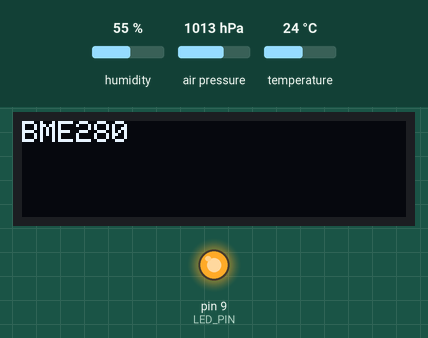
This program was run on a simulated Arduino Uno, built with avr-gcc and run on an emulated ATmega328P. Parts: 128×32 one-colour display, output pins drawn as LEDs (lit = HIGH). Wiring (inferred from the names in the program): SSD1306 OLED at I2C address 0x3C; BME280 sensor at I2C address 0x76. The test bench sets the inputs (shaded band); at power-on: air pressure 1013 hPa, temperature 24 °C, humidity 55 %. No radio packets arrive unless stated; what the program prints to the serial monitor is not drawn.

Above: at 1.5 s.
1.6 s: air pressure set to 952 hPa
At 7.7 s:
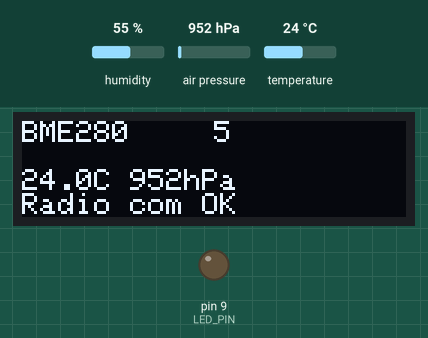
13.2 s: temperature set to 12 °C
At 16.2 s:
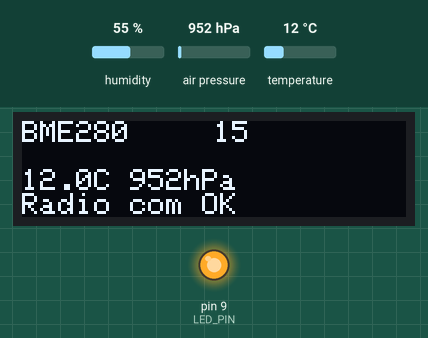
18.2 s: air pressure set to 975 hPa
At 22.9 s:
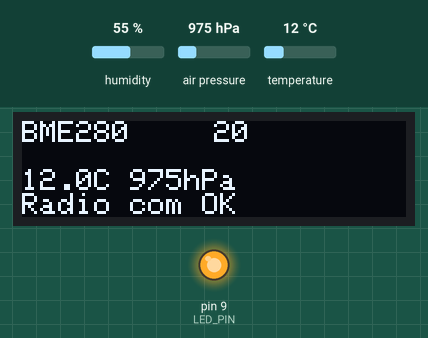
23.2 s: temperature set to 19 °C
At 27.6 s:
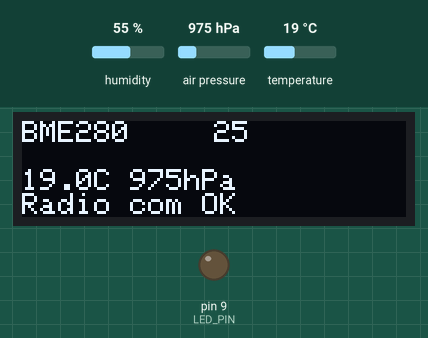
Timing chart, 0 to 29.1 s (numbered marks = the images above; inputs shaded):
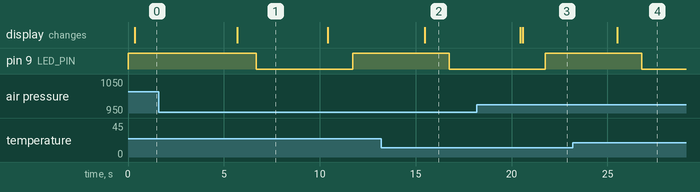

Measured:
- after the input at 13.2 s, the display: changes after 2.3 s (image 2)
- after the input at 18.2 s, the display: first differs from a run without the input after 2.4 s (image 3)
- after the input at 23.2 s, the display: changes after 2.3 s (image 4)
- what the display in image 1 shows lasts 4.7 s, from 5.7 s to 10.4 s

The program:

main.cpp
```cpp
#include <Arduino.h>

#include <RF24.h>
#include <SPI.h>

#include "BME280.h"
#include <SSD1306Display.h>
#include <millisec.h>
#include <stdlib.h>
#include <usart_serial.h>

#include <avr/io.h>

#define LED_DDR DDRB
#define LED_PORT PORTB
const int LED_PIN = PB1;       // PB1 leg 2 on chip
const uint8_t BUTTON_PIN = 16; // PC0 leg 21
int ledState = 1;              // ledState used to set the LED

unsigned long previousMillis = 0; // will store last time LED was updated

const unsigned long interval =
    5000; // interval at which to blink (milliseconds)

SSD1306Display display(128, 32);

#define pinCE 28           // PA2 "CE" du NRF24L01
#define pinCSN 26          // PA4 "CSN" du NRF24L01
RF24 radio(pinCE, pinCSN); // Instanciation du NRF24L01

volatile void USART_Data_received(uint8_t data, bool error) {
  // so far just echo it
  USART_WriteInt(data);
}

// Let these addresses be used for the pair
uint8_t address[][6] = { "1Node", "2Node" };
// It is very helpful to think of an address as a path instead of as
// an identifying device destination

// to use different addresses on a pair of radios, we need a variable to
// uniquely identify which address this radio will use to transmit
bool radioNumber = 1;  // 0 uses address[0] to transmit, 1 uses address[1] to transmit

char radiobuffer[16];

void setup() {
  LED_DDR |= (1 << LED_PIN);
  if (ledState) {
    LED_PORT |= (1 << LED_PIN);
  } else {
    LED_PORT &= ~(1 << LED_PIN);
  }
  pinMode(LED_PIN, OUTPUT);
  // digitalWrite(LED_PIN, ledState);

  // pinMode(BUTTON_PIN, INPUT_PULLUP);

  USART_Init(BAUD_RATE_9600, USART_Data_received);
  USART_WriteString("Welcome\n");

  display.init(0x01);
  display.invert(SSD1306_OFF);
  display.flip(SSD1306_OFF);
  display.drawScreen(0x00);

  BME280_begin();
  display.drawString(0, 0, BME280_chipModel());
  init_timer();

  //
  // initialize the transceiver on the SPI bus
  if (!radio.begin()) {
    USART_WriteString("radio hardware is not responding!!");
  } else {

    radioNumber = 1;

    // Set the PA Level low to try preventing power supply related problems
    // because these examples are likely run with nodes in close proximity to
    // each other.
    radio.setPALevel(RF24_PA_LOW); // RF24_PA_MAX is default.
    // save on transmission time by setting the radio to only transmit the
    // number of bytes we need to transmit a float
    radio.setPayloadSize(16); // float datatype occupies 4 bytes
    // set the TX address of the RX node into the TX pipe
    radio.openWritingPipe(address[radioNumber]); // always uses pipe 0
    // set the RX address of the TX node into a RX pipe
    radio.openReadingPipe(1, address[!radioNumber]); // using pipe 1
    // additional setup specific to the node's role
    radio.stopListening(); // put radio in TX mode
  }
}

static char numberbuffer[64];

void loop() {

  unsigned long currentMillis = milliseconds();

  uint8_t v = 1; // digitalRead(BUTTON_PIN);

  if (v == 0) {
    ledState = 1;
  } else if (currentMillis - previousMillis >= interval) {
    // save the last time you blinked the LED
    previousMillis = currentMillis;
    USART_WriteInt(currentMillis);
    ltoa(currentMillis / 1000, numberbuffer, 10);
    display.drawString(64, 0, numberbuffer);
    // if the LED is off turn it on and vice-versa:
    if (ledState == 0) {
      // USART_WriteInt(currentMillis);
      USART_WriteString(" Set LED HIGH\n");
      //display.drawString(30, 8, "Set LED HIGH  ");
      ledState = 1;
    } else {
      ledState = 0;
      USART_WriteString(" Set LED LOW\n");
      //display.drawString(30, 8, "Set LED LOW  ");
    }

    int32_t temperature;
    uint32_t pressure = BME280_pres(temperature);
    int16_t te = temperature / 100;
    uint16_t tf = temperature % 100;
    pressure = pressure / 100;
    snprintf(numberbuffer, 64, "%d.%dC %ldhPa", te, tf, pressure);
    display.drawString(0, 16, numberbuffer);
    bool ok = radio.write(numberbuffer, strlen(numberbuffer)+1);
    if (ok) {
      display.drawString(0, 24, "Radio com OK");
    } else {
      display.drawString(0, 24, "Radio com KO");
    }
    _delay_ms(1000);

  } else {
    // ltoa(currentMillis, numberbuffer, 10);
    // numberbuffer[strlen(numberbuffer) - 1] =
    //     numberbuffer[strlen(numberbuffer) - 2];
    // numberbuffer[strlen(numberbuffer) - 2] =
    //     numberbuffer[strlen(numberbuffer) - 3];
    // numberbuffer[strlen(numberbuffer) - 3] = '.';
    // // numberbuffer[strlen(numberbuffer)-1] = '\0';
    // display.drawString(0, 24, numberbuffer);
  }

  // set the LED with the ledState of the variable:
  // digitalWrite(LED_PIN, ledState);
  if (ledState) {
    LED_PORT |= (1 << LED_PIN);
  } else {
    LED_PORT &= ~(1 << LED_PIN);
  }
}

// #include <main.cpp.h>
```

BME280.cpp
```cpp
// (licence header left out)
#include "BME280.h"
#include "TinyI2CMaster.h"

#define BME280_I2C_ADDR 0x76

// BME280 configuration
#define TEMP_SAMPLING 3 // use 4x sampling
#define HUM_SAMPLING 3  // use 4x sampling
#define PRES_SAMPLING 5 // use 16x oversampling

#define Mode_Sleep 0
#define Mode_Forced 1
#define Mode_Normal 3

#define BME280_MODE Mode_Normal
#define BME280_STANDBY_TIME 5 // 1000 ms
#define BME280_FILTER 5       // Filter 16
#define BME280_FILTER_OFF 1

static const uint8_t CTRL_HUM_ADDR = 0xF2;
static const uint8_t CTRL_MEAS_ADDR = 0xF4;
static const uint8_t CONFIG_ADDR = 0xF5;
static const uint8_t PRESS_ADDR = 0xF7;
static const uint8_t TEMP_ADDR = 0xFA;
static const uint8_t HUM_ADDR = 0xFD;
static const uint8_t TEMP_DIG_ADDR = 0x88;
static const uint8_t PRESS_DIG_ADDR = 0x8E;
static const uint8_t HUM_DIG_ADDR1 = 0xA1;
static const uint8_t HUM_DIG_ADDR2 = 0xE1;
static const uint8_t ID_ADDR = 0xD0;

static const uint8_t TEMP_DIG_LENGTH = 6;
static const uint8_t PRESS_DIG_LENGTH = 18;
static const uint8_t HUM_DIG_ADDR1_LENGTH = 1;
static const uint8_t HUM_DIG_ADDR2_LENGTH = 7;
static const uint8_t DIG_LENGTH = 32;
static const uint8_t SENSOR_DATA_LENGTH = 8;

static uint16_t dig_T1;
static int16_t dig_T2;
static int16_t dig_T3;

static uint8_t dig_H1;
static int16_t dig_H2;
static uint8_t dig_H3;
static int16_t dig_H4;
static int16_t dig_H5;
static int8_t dig_H6;

static uint16_t dig_P1;
static int16_t dig_P2;
static int16_t dig_P3;
static int16_t dig_P4;
static int16_t dig_P5;
static int16_t dig_P6;
static int16_t dig_P7;
static int16_t dig_P8;
static int16_t dig_P9;

/****************************************************************/
static bool WriteRegister(uint8_t addr, uint8_t data) {
  TinyI2C.start(BME280_I2C_ADDR, 0);
  bool ret = TinyI2C.write(addr);
  if (ret) {
    ret = TinyI2C.write(data);
  }
  TinyI2C.stop();
  return ret;
}
/****************************************************************/
static bool ReadRegister(uint8_t addr, uint8_t data[], uint8_t length) {
  // write register address
  TinyI2C.start(BME280_I2C_ADDR, 0);
  TinyI2C.write(addr);

  // read data
  TinyI2C.restart(BME280_I2C_ADDR, length);
  for (uint8_t i = 0; i < length; ++i) {
    data[i] = TinyI2C.read();
  }

  TinyI2C.stop();

  return true;
}
/****************************************************************/
static void WriteSettings() {
  uint8_t ctrlHum, ctrlMeas, config;

  // ctrl_hum register. (ctrl_hum[2:0] = Humidity oversampling rate.)
  ctrlHum = HUM_SAMPLING;
  // ctrl_meas register. (ctrl_meas[7:5] = temperature oversampling rate,
  // ctrl_meas[4:2] = pressure oversampling rate, ctrl_meas[1:0] = mode.)
  ctrlMeas = (TEMP_SAMPLING << 5) | (PRES_SAMPLING << 2) | BME280_MODE;
  // config register. (config[7:5] = standby time, config[4:2] = filter,
  // ctrl_meas[0] = spi enable.)
  config = (BME280_STANDBY_TIME << 5) | (BME280_FILTER << 2);

  WriteRegister(CTRL_HUM_ADDR, ctrlHum);
  WriteRegister(CTRL_MEAS_ADDR, ctrlMeas);
  WriteRegister(CONFIG_ADDR, config);
}

/****************************************************************/
static void ReadTrim() {
  uint8_t ord(0);
  uint8_t m_dig[32];

  // Temp. Dig
  ReadRegister(TEMP_DIG_ADDR, &m_dig[ord], TEMP_DIG_LENGTH);
  ord += TEMP_DIG_LENGTH;

  // Pressure Dig
  ReadRegister(PRESS_DIG_ADDR, &m_dig[ord], PRESS_DIG_LENGTH);
  ord += PRESS_DIG_LENGTH;

  // Humidity Dig 1
  ReadRegister(HUM_DIG_ADDR1, &m_dig[ord], HUM_DIG_ADDR1_LENGTH);
  ord += HUM_DIG_ADDR1_LENGTH;

  // Humidity Dig 2
  ReadRegister(HUM_DIG_ADDR2, &m_dig[ord], HUM_DIG_ADDR2_LENGTH);
  ord += HUM_DIG_ADDR2_LENGTH;

  dig_T1 = (m_dig[1] << 8) | m_dig[0];
  dig_T2 = (m_dig[3] << 8) | m_dig[2];
  dig_T3 = (m_dig[5] << 8) | m_dig[4];

  dig_H1 = m_dig[24];
  dig_H2 = (m_dig[26] << 8) | m_dig[25];
  dig_H3 = m_dig[27];
  dig_H4 = (m_dig[28] << 4) | (0x0F & m_dig[29]);
  dig_H5 = (m_dig[30] << 4) | ((m_dig[29] >> 4) & 0x0F);
  dig_H6 = m_dig[31];

  dig_P1 = (m_dig[7] << 8) | m_dig[6];
  dig_P2 = (m_dig[9] << 8) | m_dig[8];
  dig_P3 = (m_dig[11] << 8) | m_dig[10];
  dig_P4 = (m_dig[13] << 8) | m_dig[12];
  dig_P5 = (m_dig[15] << 8) | m_dig[14];
  dig_P6 = (m_dig[17] << 8) | m_dig[16];
  dig_P7 = (m_dig[19] << 8) | m_dig[18];
  dig_P8 = (m_dig[21] << 8) | m_dig[20];
  dig_P9 = (m_dig[23] << 8) | m_dig[22];
}

// Returns temperature in °C, resolution is 0.01 DegC. Output value of “5123” equals 51.23 °C.
static int32_t CalculateTemperature(int32_t raw, int32_t &t_fine) {
  // Code based on calibration algorthim provided by Bosch.
  int32_t var1, var2, final;
  var1 = ((((raw >> 3) - ((int32_t)dig_T1 << 1))) * ((int32_t)dig_T2)) >> 11;
  var2 =
      (((((raw >> 4) - ((int32_t)dig_T1)) * ((raw >> 4) - ((int32_t)dig_T1))) >>
        12) *
       ((int32_t)dig_T3)) >>
      14;

  t_fine = var1 + var2;
  final = (t_fine * 5 + 128) >> 8;
  return final;
}

// Returns humidity in %RH as unsigned 32 bit integer in Q22.10 format (22 integer and 10 fractional bits).
// Output value of “47445” represents 47445/1024 = 46.333 %RH
static uint16_t CalculateHumidity(uint32_t raw, int32_t t_fine) {
  // Code based on calibration algorthim provided by Bosch.
  int32_t var1;

  var1 = (t_fine - ((int32_t)76800));
  var1 = (((((raw << 14) - (((int32_t)dig_H4) << 20) -
             (((int32_t)dig_H5) * var1)) +
            ((int32_t)16384)) >>
           15) *
          (((((((var1 * ((int32_t)dig_H6)) >> 10) *
               (((var1 * ((int32_t)dig_H3)) >> 11) + ((int32_t)32768))) >>
              10) +
             ((int32_t)2097152)) *
                ((int32_t)dig_H2) +
            8192) >>
           14));
  var1 = (var1 -
          (((((var1 >> 15) * (var1 >> 15)) >> 7) * ((int32_t)dig_H1)) >> 4));
  var1 = (var1 < 0 ? 0 : var1);
  var1 = (var1 > 419430400 ? 419430400 : var1);

  return (uint16_t)(((uint32_t)(var1 >> 12)) / 1024.0 * 100);
}

// Returns pressure in Pa as unsigned 32 bit integer in Q24.8 format (24 integer bits and 8 fractional bits).
// Output value of “24674867” represents 24674867/256 = 96386.2 Pa = 963.862 hPa
static uint32_t CalculatePressure(int32_t raw, int32_t t_fine) {
  // Code based on 8bit calibration algorithm provided by Bosch.
  int32_t var1, var2;
  uint32_t p;
  var1 = (((int32_t)t_fine) >> 1) - (int32_t)64000;
  var2 = (((var1 >> 2) * (var1 >> 2)) >> 11) * ((int32_t)dig_P6);
  var2 = var2 + ((var1 * ((int32_t)dig_P5)) << 1);
  var2 = (var2 >> 2) + (((int32_t)dig_P4) << 16);
  var1 = (((dig_P3 * (((var1 >> 2) * (var1 >> 2)) >> 13)) >> 3) +
          ((((int32_t)dig_P2) * var1) >> 1)) >>
         18;
  var1 = ((((32768 + var1)) * ((int32_t)((uint16_t)dig_P1))) >> 15);
  if (var1 == 0)
    return 0;
  p = (((uint32_t)(((int32_t)1048576) - raw) - (var2 >> 12))) * 3125;
  if (p < 0x80000000)
    p = (p << 1) / ((uint32_t)var1);
  else
    p = (p / (uint32_t)var1) * 2;
  var1 = (((int32_t)dig_P9) * ((int32_t)(((p >> 3) * (p >> 3)) >> 13))) >> 12;
  var2 = (((int32_t)(p >> 2)) * ((int32_t)dig_P8)) >> 13;
  p = (uint32_t)((int32_t)p + ((var1 + var2 + dig_P7) >> 4));

  return p;
}

/****************************************************************/
bool BME280_begin() {
  ReadTrim();
  WriteSettings();

  return true;
}

uint32_t BME280_pres(int32_t &temp) {
  uint8_t data[SENSOR_DATA_LENGTH];
  ReadRegister(PRESS_ADDR, data, SENSOR_DATA_LENGTH);

  int32_t rawPressure =
      ((int32_t)(data[0]) << 12) | (data[1] << 4) | (data[2] >> 4);
  int32_t rawTemp =
      ((int32_t)(data[3]) << 12) | (data[4] << 4) | (data[5] >> 4);

  int32_t t_fine;
  temp = CalculateTemperature(rawTemp, t_fine);
  return CalculatePressure(rawPressure, t_fine);
}

uint16_t BME280_hum(int32_t &temp) {
  uint8_t data[SENSOR_DATA_LENGTH];
  ReadRegister(PRESS_ADDR, data, SENSOR_DATA_LENGTH);

  int32_t rawTemp =
      ((int32_t)(data[3]) << 12) | (data[4] << 4) | (data[5] >> 4);
  uint32_t rawHumidity = (data[6] << 8) | data[7];

  int32_t t_fine;
  temp = CalculateTemperature(rawTemp, t_fine);
  return CalculateHumidity(rawHumidity, t_fine);
}

/****************************************************************/
void BME280_read(uint32_t &pressure, int32_t &temp, uint16_t &humidity) {
  uint8_t data[SENSOR_DATA_LENGTH];
  ReadRegister(PRESS_ADDR, data, SENSOR_DATA_LENGTH);

  int32_t rawPressure =
      ((int32_t)(data[0]) << 12) | (data[1] << 4) | (data[2] >> 4);
  int32_t rawTemp =
      ((int32_t)(data[3]) << 12) | (data[4] << 4) | (data[5] >> 4);
  uint32_t rawHumidity = (data[6] << 8) | data[7];

  int32_t t_fine;
  temp = CalculateTemperature(rawTemp, t_fine);
  pressure = CalculatePressure(rawPressure, t_fine);
  humidity = CalculateHumidity(rawHumidity, t_fine);
}

const char* BME280_chipModel() {

  uint8_t id[1];

  ReadRegister(ID_ADDR, &id[0], 1);

  switch (id[0]) {
  case ChipModel_BME280:
    return "BME280";
  case ChipModel_BMP280:
    return "BMP280";
  default:
    return "UNKNOWN";
  }

  return "UNKNOWN";
}
```

BME280.h
```cpp
#ifndef TG_BME_280_H
#define TG_BME_280_H

#include <stdint.h>

#define ChipModel_UNKNOWN 0
#define ChipModel_BMP280 0x58
#define ChipModel_BME280 0x60

bool BME280_begin();

uint32_t BME280_pres(int32_t &temp);
uint16_t BME280_hum(int32_t &temp);
void BME280_read(uint32_t &pressure, int32_t &temperature, uint16_t &humidity);

const char* BME280_chipModel();

#endif // TG_BME_280_H
```
